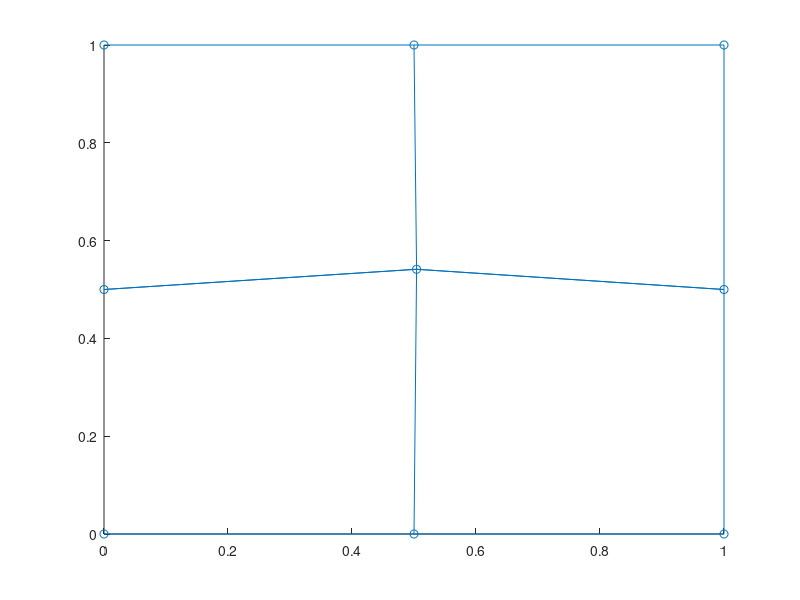

This chart was generated by the following MATLAB code: (Note: this script raises an error after producing the figure.)
% implementation of QU4 element for plane-strain elasticity

%  IMPOSED FORCE PATCH TEST ON 4 QUA4
% create a regular Qua4 grid  of 4 elements for this patch test

ne_x=2; % do not change
ne_y=2; % do not change

ne_t=ne_x*ne_y;
ymax=1.;
xmax=1.;

hx=xmax/ne_x;
hy =ymax/ne_y;

xs=linspace(0.,xmax,ne_x+1)
ys=linspace(0.,ymax,ne_y+1)

the_coor=zeros((ne_x+1)*(ne_y+1),2);
k=1;
for i=1:length(ys)
    the_coor( k:(k+length(xs)-1),1)=xs';
    the_coor(k:(k+length(xs)-1),2)=ys(i);
    
    k=k+length(ys);
    
end

% create the corresponding connectivity table
connect=zeros(ne_t,4);
e=1;
for ey=1:ne_y
    for ex=1:ne_x
       connect(e,1:4)=[ex+(ey-1)*(ne_x+1), ex+1+(ey-1)*(ne_x+1), (ex+1)+(ey)*(ne_x+1), (ex)+(ey)*(ne_x+1)];   
       e=e+1;
    end
end

% just perturb the location of the middle node
pert=0.1;
the_coor(5,:)=the_coor(5,:)+[random('norm',0.,pert) random('norm',0.,pert)]

% simple grid plot (note should work for all linear-like mesh) .... very
% naive, lots of duplicates.... should be a loop on mesh edges.
 scatter(the_coor(:,1),the_coor(:,2)); hold on;
 for e=1:ne_t
     line(the_coor(connect(e,:),1),the_coor(connect(e,:),2)); hold on;
 end

mesh=FEmesh(the_coor,connect);

% MATERIAL PROPERTIES
% all stiffness in MPa, 

k=4.2e3;
g=3.1e3; 
L_elas=Elastic_Isotropic_Stiffness(k,g,'PlaneStrain');
 
% Elasticity problem  1D plane-strain axisymmetry 
% ProblemType='Elasticity';
Config='2D';

% Elasticity problem  1D plane-strain axisymmetry 
% ProblemType='Elasticity';

% impose displacement .... block bottom y_dof and
kti=find(mesh.XY(:,2)==0.);
Imp_displacement=[ ];
for i=1:length(kti)
    Imp_displacement =[Imp_displacement; kti(i) 2 0.];
end

% block x_dof for x==0.
kti=find(mesh.XY(:,1)==0.);
for i=1:length(kti)
    Imp_displacement =[Imp_displacement; kti(i) 1 0.];
end
 
% top vertical load, we set the load by segment 
ktl=find(mesh.XY(:,2)==ymax);
Boundary_loads = [ ]; 
%[ dof_dim  node1 value1 node2 value2]
for i=1:length(ktl)-1
    Boundary_loads=[ Boundary_loads; 2 ktl(i) 1 ktl(i+1) 1];
end

% right side horizontal load, we set the load by segment 
ktl=find(mesh.XY(:,1)==xmax);
%[ dof_dim  node1 value1 node2 value2]
for i=1:length(ktl)-1
    Boundary_loads=[ Boundary_loads; 1 ktl(i) 1 ktl(i+1) 1];
end

% no Initial stress field 
mySig_o=-zeros(mesh.Nelts,3); 

% create elasticity Block

proplist={L_elas};

[K,ID_array]=AssembleMatrix(mesh,'2D','Elasticity',proplist,3);
 
[Fload]=AssembleVectorBoundaryTerm(mesh,'2D','BoundaryLoads',Boundary_loads,ID_array,3);

Fbody=Fload*0.;
% solution of the system

[eq_free,fix_nonZero,eq_fix]=PrepareDirichletBC(Imp_displacement,ID_array);

if (isempty(fix_nonZero))
    Ur=K(eq_free,eq_free)\(Fbody(eq_free)+Fload(eq_free));
else
    eq_fix_nonZero=[];
    for imp=1:length(fix_nonZero)
        eq_fix_nonZero=[eq_fix_nonZero ; ID_array(Imp_displacement(fix_nonZero(imp),1),Imp_displacement(fix_nonZero(imp),2)) ];
    end
    %  disp(eq_fix_nonZero);
    %  disp(size(obj.Imp_displacement(fix_nonZero,3)));
    F_disp=-K(eq_free,eq_fix_nonZero)*obj.Imp_displacement(fix_nonZero,3);
    Ur=K(eq_free,eq_free)\(Fbody(eq_free)+Fload(eq_free)+F_disp);
end

% glue back solution for all nodes
Usol(eq_free)=Ur;
if (isempty(eq_fix)==0)
    Usol(eq_fix)=0.;
end
if (isempty(fix_nonZero)==0)
    Usol(eq_fix_nonZero)=Imp_displacement(fix_nonZero,3);
end

 
[Stress,Strain,AvgCoor]=Compute_Stress_And_Strain(mesh,'2D',proplist,3,Usol,ID_array,mySig_o,'Gauss')

[Stress,Strain,AvgCoor]=Compute_Stress_And_Strain(mesh,'2D',proplist,3,Usol,ID_array,mySig_o)

Stress

%

udisp =reshape(Usol,[length(ID_array(:,1)) 2 ]);
udisp(:,1)=Usol(ID_array(:,1));
udisp(:,2)=Usol(ID_array(:,2));


% plot deformed mesh
figure(3)
plotmesh(the_coor,connect,[.2 .2 .2],'w')
hold on;
plotmesh(the_coor+udisp*1e3,connect,[.8 .2 .2],'none')


